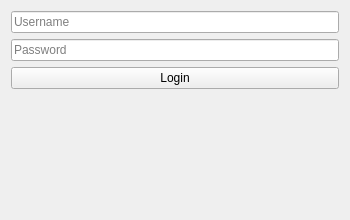
<?xml version="1.0" encoding="UTF-8"?>
<ui version="4.0">
 <class>LoginWindow</class>
 <widget class="QWidget" name="LoginWindow">
  <property name="geometry">
   <rect>
    <x>0</x>
    <y>0</y>
    <width>350</width>
    <height>220</height>
   </rect>
  </property>
  <property name="windowTitle">
   <string>Login</string>
  </property>

  <layout class="QVBoxLayout" name="mainLayout">

   <item>
    <widget class="QLineEdit" name="inputUser">
     <property name="placeholderText">
      <string>Username</string>
     </property>
    </widget>
   </item>

   <item>
    <widget class="QLineEdit" name="inputPass">
     <property name="echoMode">
      <enum>QLineEdit::Password</enum>
     </property>
     <property name="placeholderText">
      <string>Password</string>
     </property>
    </widget>
   </item>

   <item>
    <widget class="QPushButton" name="btnLogin">
     <property name="minimumHeight">
      <number>40</number>
     </property>
     <property name="text">
      <string>Login</string>
     </property>
    </widget>
   </item>

   <item>
    <widget class="QLabel" name="labelStatus">
     <property name="text">
      <string></string>
     </property>
     <property name="styleSheet">
      <string>color:red;</string>
     </property>
     <property name="alignment">
      <set>Qt::AlignCenter</set>
     </property>
    </widget>
   </item>

  </layout>
 </widget>
 <resources/>
 <connections/>
</ui>
